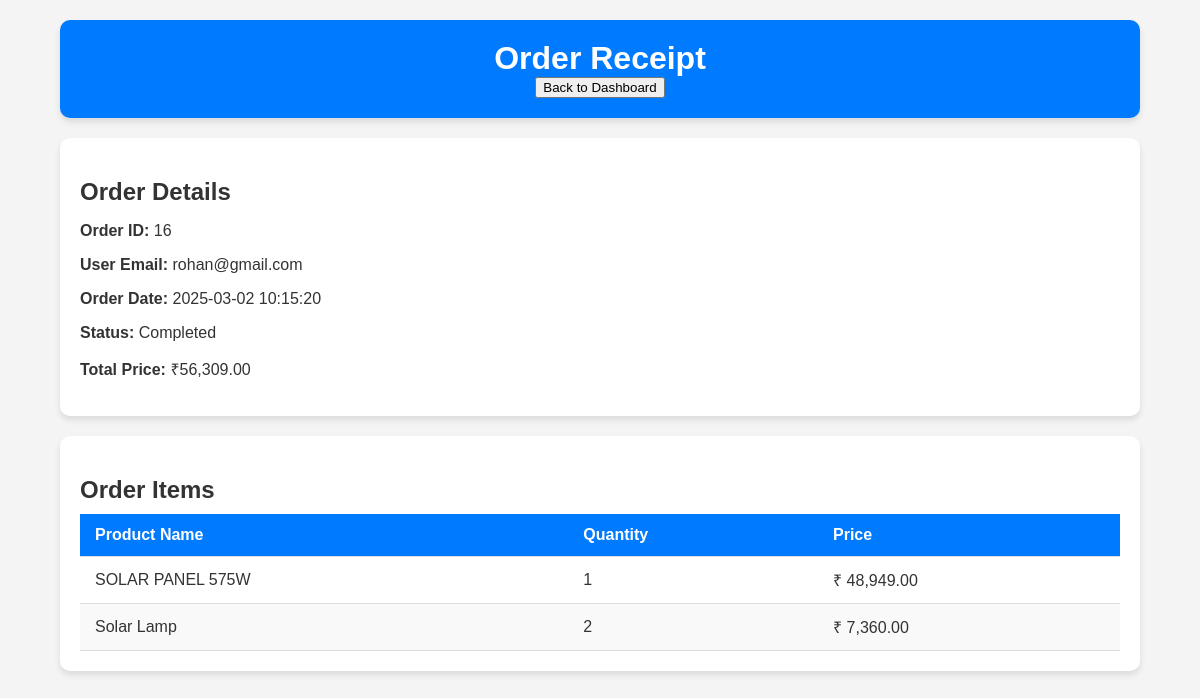
Screenshot of /order_info.php?order_id=16 (signed in) with the database file from the repository.
### tables this page shows
CREATE TABLE `orders` (
  `id` int(11) NOT NULL,
  `user_email` varchar(255) NOT NULL,
  `fullname` varchar(255) NOT NULL,
  `contactno` varchar(20) NOT NULL,
  `address` text NOT NULL,
  `pincode` varchar(10) NOT NULL,
  `total_price` decimal(10,2) NOT NULL,
  `payment_method` varchar(50) NOT NULL DEFAULT 'Cash on Delivery',
  `created_at` timestamp NOT NULL DEFAULT current_timestamp(),
  `status` enum('pending','completed','canceled') NOT NULL DEFAULT 'pending'
);

CREATE TABLE `order_items` (
  `id` int(11) NOT NULL,
  `order_id` int(11) NOT NULL,
  `product_name` varchar(255) NOT NULL,
  `product_price` decimal(10,2) NOT NULL,
  `product_quantity` int(29) NOT NULL
);

### order_info.php (the view, shortened to what this page needs)
<?php
$con = new mysqli("localhost", "root", "", "records");
$order_id = $_GET['order_id'];
$order_query = $con->prepare("SELECT * FROM orders WHERE id = ?");
$order_query->bind_param("i", $order_id);
$order_query->execute();
$order_result = $order_query->get_result();
$order = $order_result->fetch_assoc();
$items_query = $con->prepare("SELECT * FROM order_items WHERE order_id = ?");
$items_query->bind_param("i", $order_id);
$items_query->execute();
$items_result = $items_query->get_result();
?>
<!DOCTYPE html>
<html lang="en">
<head>
    <link rel="stylesheet" href="admin.css">
</head>
<body>
    <div class="container">
        <header>
            <h1>Order Receipt</h1>
            <a href="admin.php"><button>Back to Dashboard</button></a>
        </header>
        <div class="content">
            <section class="card">
                <h2>Order Details</h2>
                <p><strong>Order ID:</strong> <?php echo $order['id']; ?></p>
                <p><strong>User Email:</strong> <?php echo htmlspecialchars($order['user_email']); ?></p>
                <p><strong>Order Date:</strong> <?php echo $order['created_at']; ?></p>
                <p><strong>Status:</strong> <?php echo ucfirst($order['status']); ?></p>
                <p><strong>Total Price:</strong> ₹<?php echo number_format($order['total_price'], 2); ?></p>
            </section>
            <section class="card">
                <h2>Order Items</h2>
                <table>
                    <thead>
                        <tr>
                            <th>Product Name</th>
                            <th>Quantity</th>
                            <th>Price</th>
                        </tr>
                    </thead>
                    <tbody>
                        <?php while ($item = $items_result->fetch_assoc()): ?>
                            <tr>
                                <td><?php echo htmlspecialchars($item['product_name']); ?></td>
                                <td><?php echo $item['product_quantity']; ?></td>
                                <td>₹ <?php echo number_format($item['product_price'], 2); ?></td>
                            </tr>
                        <?php endwhile; ?>
                    </tbody>
                </table>
            </section>
        </div>
    </div>
</body>
</html>

### admin.css (style rules this page uses)
body, html { margin: 0; padding: 0; font-family: Arial, sans-serif; background-color: #f4f4f4; color: #333; }
.container { width: 90%; max-width: 1200px; margin: 20px auto; }
header { background-color: #007BFF; color: #fff; text-align: center; padding: 20px 0; border-radius: 10px; margin-bottom: 20px; box-shadow: 0 4px 6px rgba(0, 0, 0, 0.1); }
header h1 { margin: 0; font-size: 2rem; }
.content { display: grid; grid-template-columns: 1fr; gap: 20px; }
.card { background-color: #fff; padding: 20px; border-radius: 10px; box-shadow: 0 4px 6px rgba(0, 0, 0, 0.1); transition: transform 0.2s ease-in-out; }
table { width: 100%; border-collapse: collapse; margin-top: 10px; }
thead { background-color: #007BFF; color: #fff; }
th, td { padding: 12px 15px; text-align: left; border-bottom: 1px solid #ddd; }
tr:nth-child(even) { background-color: #f9f9f9; }
.card h2 { margin-bottom: 10px; color: #333; }

### rows the page displays
orders: id "16", user_email "rohan@gmail.com", created_at "2025-03-02 10:15:20", status "Completed", total_price "56,309.00"
order_items: product_name "SOLAR PANEL 575W", product_quantity "1", product_price "48,949.00"
order_items: product_name "Solar Lamp", product_quantity "2", product_price "7,360.00"
